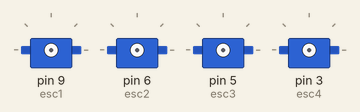
This sketch was run on a simulated Arduino Uno, built with avr-gcc and run on an emulated ATmega328P. On the bench: 4 × servo.

Above: at 0.1 s.
At 5.6 s:
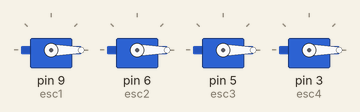
At 11.6 s:
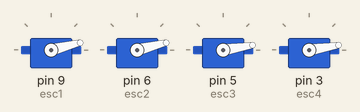
Timing chart, 0 to 13.1 s (numbered marks = the images above):
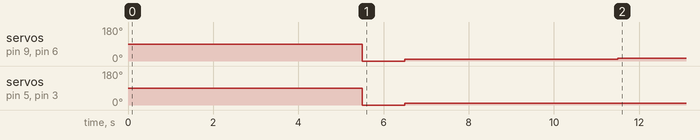

Measured:
- by itself, servo on pin 9 (esc1), servo on pin 6 (esc2): 90° → 0° at 5.5 s, → 9° 1.0 s later, → 14° 5.0 s later

The sketch:

servo_test.ino
```cpp
#include <Servo.h>

Servo esc1;
Servo esc2;
Servo esc3;
Servo esc4;

void setup() {
  delay(5000);
  esc1.attach(9,1000,2000);
  esc2.attach(6,1000,2000);
  esc3.attach(5,1000,2000);
  esc4.attach(3,1000,2000);

delay(500);

  esc1.writeMicroseconds(1000);
  esc2.writeMicroseconds(1000);
  esc3.writeMicroseconds(1000);
  esc4.writeMicroseconds(1000);
  delay(1000);
  esc1.writeMicroseconds(1050);
  esc2.writeMicroseconds(1050);
  esc3.writeMicroseconds(1050);
  esc4.writeMicroseconds(1050);
  delay(5000);
}

void loop() {

  esc1.writeMicroseconds(1080);
  esc2.writeMicroseconds(1080);


}
```
